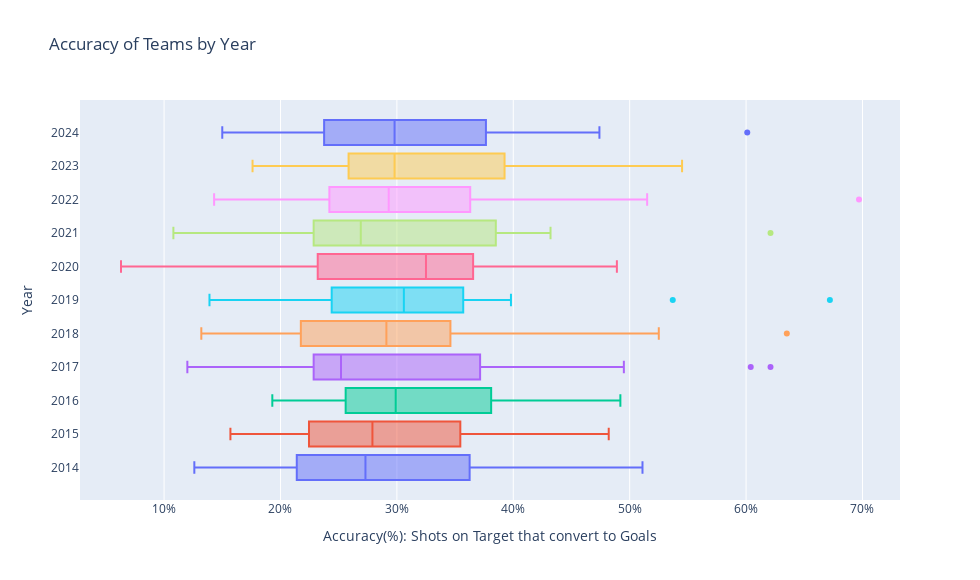

The notebook cell saved with this chart:
### Code cell
outlier_teams = {}

for year in goals_and_shots_seasonal['Year'].unique():
    year_data = goals_and_shots_seasonal[goals_and_shots_seasonal['Year'] == year]
    
    Q3 = year_data['Accuracy'].quantile(0.75)
    Q1 = year_data['Accuracy'].quantile(0.25)
    IQR = Q3 - Q1
    upper_fence = Q3 + 1.5 * IQR
    
    outliers = year_data[year_data['Accuracy'] > upper_fence]
    if not outliers.empty:
        outlier_teams[year] = outliers['Team'].tolist()
    else:
        outlier_teams[year] = []


fig = px.box(goals_and_shots_seasonal, y="Year", x="Accuracy",
             color="Year",
             boxmode="group",
             title="Accuracy of Teams by Year",
             labels={
                 "Accuracy": "Accuracy(%): Shots on Target that convert to Goals"
             })


for i, year in enumerate(sorted(goals_and_shots_seasonal['Year'].unique())):
    year_data = goals_and_shots_seasonal[goals_and_shots_seasonal['Year'] == year]

    Q3 = year_data['Accuracy'].quantile(0.75)
    Q1 = year_data['Accuracy'].quantile(0.25)
    IQR = Q3 - Q1
    upper_fence = Q3 + 1.5 * IQR
    
    customdata = []
    for acc in year_data['Accuracy']:
        if acc > upper_fence:
            team = year_data[year_data['Accuracy'] == acc]['Team'].iloc[0]
            customdata.append(team)
        else:
            customdata.append('')
            
    fig.data[i].customdata = customdata
    fig.data[i].update(
        boxpoints="outliers",
        quartilemethod="inclusive",
        jitter=0,
        orientation='h',
        width=0.75,
        hovertemplate="<b>Team:</b> %{customdata}<br>" +
                     "<b>Accuracy:</b> %{x:.1f}%<extra></extra>"
    )

fig.update_layout(
    height=580,
    width=980,
    xaxis=dict(
        tickmode="array",
        tickvals=[0, 10, 20, 30, 40, 50, 60, 70],
        ticktext=["0%", "10%", "20%", "30%", "40%", "50%", "60%", "70%"],
    ),
    yaxis=dict(
        tickmode="array",
        tickvals=sorted(goals_and_shots_seasonal['Year'].unique()),
        ticktext=[str(year) for year in sorted(goals_and_shots_seasonal['Year'].unique())],
    ),
    showlegend=False,
)

fig.show()

### Figure 1 — Plotly figure (JSON) as saved in the notebook; plotly's stock layout.template omitted (floating-point values rounded to 4 significant figures)
{"data": [{"alignmentgroup": "True", "boxpoints": "outliers", "customdata": ["", "", "", "", "", "", "", "", "", "", "", "", "", "", "", "", "", "", "", "", "", "", ""], "hovertemplate": "<b>Team:</b> %{customdata}<br><b>Accuracy:</b> %{x:.1f}%<extra></extra>", "jitter": 0, "legendgroup": "2014", "marker": {"color": "#636efa"}, "name": "2014", "notched": false, "offsetgroup": "2014", "orientation": "h", "quartilemethod": "inclusive", "showlegend": true, "type": "box", "width": 0.75, "x": [36.5, 20.9, 17.1, 18.5, 46.4, 27.0, 33.5, 20.8, 21.9, 20.7, 49.4, 51.1, 42.2, 23.8, 12.6, 27.3, 41.7, 33.3, 23.3, 36.0, 32.6, 26.4, 29.5], "x0": " ", "xaxis": "x", "y": [2014, 2014, 2014, 2014, 2014, 2014, 2014, 2014, 2014, 2014, 2014, 2014, 2014, 2014, 2014, 2014, 2014, 2014, 2014, 2014, 2014, 2014, 2014], "y0": " ", "yaxis": "y"}, {"alignmentgroup": "True", "boxpoints": "outliers", "customdata": ["", "", "", "", "", "", "", "", "", "", "", "", "", "", "", "", "", "", "", "", "", "", ""], "hovertemplate": "<b>Team:</b> %{customdata}<br><b>Accuracy:</b> %{x:.1f}%<extra></extra>", "jitter": 0, "legendgroup": "2015", "marker": {"color": "#EF553B"}, "name": "2015", "notched": false, "offsetgroup": "2015", "orientation": "h", "quartilemethod": "inclusive", "showlegend": true, "type": "box", "width": 0.75, "x": [41.4, 21.1, 25.9, 17.3, 36.4, 34.5, 36.5, 25.0, 41.8, 27.9, 48.2, 31.7, 21.8, 22.9, 20.0, 34.3, 30.1, 15.7, 22.0, 41.4, 33.8, 23.5, 24.4], "x0": " ", "xaxis": "x", "y": [2015, 2015, 2015, 2015, 2015, 2015, 2015, 2015, 2015, 2015, 2015, 2015, 2015, 2015, 2015, 2015, 2015, 2015, 2015, 2015, 2015, 2015, 2015], "y0": " ", "yaxis": "y"}, {"alignmentgroup": "True", "boxpoints": "outliers", "customdata": ["", "", "", "", "", "", "", "", "", "", "", "", "", "", "", "", "", "", "", "", "", "", ""], "hovertemplate": "<b>Team:</b> %{customdata}<br><b>Accuracy:</b> %{x:.1f}%<extra></extra>", "jitter": 0, "legendgroup": "2016", "marker": {"color": "#00cc96"}, "name": "2016", "notched": false, "offsetgroup": "2016", "orientation": "h", "quartilemethod": "inclusive", "showlegend": true, "type": "box", "width": 0.75, "x": [44.4, 20.0, 34.5, 25.9, 48.8, 27.8, 25.3, 19.3, 33.3, 49.2, 44.5, 40.9, 23.6, 34.2, 27.9, 36.1, 27.0, 26.9, 24.9, 40.1, 21.2, 29.9, 34.1], "x0": " ", "xaxis": "x", "y": [2016, 2016, 2016, 2016, 2016, 2016, 2016, 2016, 2016, 2016, 2016, 2016, 2016, 2016, 2016, 2016, 2016, 2016, 2016, 2016, 2016, 2016, 2016], "y0": " ", "yaxis": "y"}, {"alignmentgroup": "True", "boxpoints": "outliers", "customdata": ["", "", "", "", "Chelsea", "", "", "", "", "", "", "Man City", "", "", "", "", "", "", "", "", "", "", ""], "hovertemplate": "<b>Team:</b> %{customdata}<br><b>Accuracy:</b> %{x:.1f}%<extra></extra>", "jitter": 0, "legendgroup": "2017", "marker": {"color": "#ab63fa"}, "name": "2017", "notched": false, "offsetgroup": "2017", "orientation": "h", "quartilemethod": "inclusive", "showlegend": true, "type": "box", "width": 0.75, "x": [39.4, 27.4, 19.5, 19.1, 62.1, 25.2, 37.3, 23.1, 26.9, 31.4, 41.9, 60.4, 37.0, 13.5, 20.4, 23.3, 25.0, 12.0, 22.6, 49.5, 30.4, 24.8, 25.0], "x0": " ", "xaxis": "x", "y": [2017, 2017, 2017, 2017, 2017, 2017, 2017, 2017, 2017, 2017, 2017, 2017, 2017, 2017, 2017, 2017, 2017, 2017, 2017, 2017, 2017, 2017, 2017], "y0": " ", "yaxis": "y"}, {"alignmentgroup": "True", "boxpoints": "outliers", "customdata": ["", "", "", "", "", "", "", "", "", "", "", "", "Man City", "", "", "", "", "", "", "", "", "", ""], "hovertemplate": "<b>Team:</b> %{customdata}<br><b>Accuracy:</b> %{x:.1f}%<extra></extra>", "jitter": 0, "legendgroup": "2018", "marker": {"color": "#FFA15A"}, "name": "2018", "notched": false, "offsetgroup": "2018", "orientation": "h", "quartilemethod": "inclusive", "showlegend": true, "type": "box", "width": 0.75, "x": [44.8, 30.8, 29.1, 25.2, 20.0, 39.9, 27.5, 29.8, 19.1, 14.0, 31.0, 52.5, 63.5, 38.2, 21.1, 21.3, 13.2, 26.3, 44.6, 30.6, 22.2, 31.0, 26.1], "x0": " ", "xaxis": "x", "y": [2018, 2018, 2018, 2018, 2018, 2018, 2018, 2018, 2018, 2018, 2018, 2018, 2018, 2018, 2018, 2018, 2018, 2018, 2018, 2018, 2018, 2018, 2018], "y0": " ", "yaxis": "y"}, {"alignmentgroup": "True", "boxpoints": "outliers", "customdata": ["", "", "", "", "", "", "", "", "", "", "", "", "Liverpool", "Man City", "", "", "", "", "", "", "", "", ""], "hovertemplate": "<b>Team:</b> %{customdata}<br><b>Accuracy:</b> %{x:.1f}%<extra></extra>", "jitter": 0, "legendgroup": "2019", "marker": {"color": "#19d3f3"}, "name": "2019", "notched": false, "offsetgroup": "2019", "orientation": "h", "quartilemethod": "inclusive", "showlegend": true, "type": "box", "width": 0.75, "x": [36.5, 23.8, 28.4, 20.3, 33.8, 18.1, 32.3, 33.1, 30.7, 18.6, 13.9, 38.9, 67.2, 53.7, 30.6, 30.3, 25.9, 37.7, 30.0, 34.9, 22.7, 25.0, 39.8], "x0": " ", "xaxis": "x", "y": [2019, 2019, 2019, 2019, 2019, 2019, 2019, 2019, 2019, 2019, 2019, 2019, 2019, 2019, 2019, 2019, 2019, 2019, 2019, 2019, 2019, 2019, 2019], "y0": " ", "yaxis": "y"}, {"alignmentgroup": "True", "boxpoints": "outliers", "customdata": ["", "", "", "", "", "", "", "", "", "", "", "", "", "", "", "", "", "", "", "", "", "", ""], "hovertemplate": "<b>Team:</b> %{customdata}<br><b>Accuracy:</b> %{x:.1f}%<extra></extra>", "jitter": 0, "legendgroup": "2020", "marker": {"color": "#FF6692"}, "name": "2020", "notched": false, "offsetgroup": "2020", "orientation": "h", "quartilemethod": "inclusive", "showlegend": true, "type": "box", "width": 0.75, "x": [36.8, 36.7, 24.1, 28.4, 19.9, 44.5, 22.3, 35.1, 19.7, 30.9, 34.6, 45.7, 48.9, 44.5, 24.8, 6.3, 18.8, 34.2, 34.7, 28.0, 16.9, 36.4, 32.5], "x0": " ", "xaxis": "x", "y": [2020, 2020, 2020, 2020, 2020, 2020, 2020, 2020, 2020, 2020, 2020, 2020, 2020, 2020, 2020, 2020, 2020, 2020, 2020, 2020, 2020, 2020, 2020], "y0": " ", "yaxis": "y"}, {"alignmentgroup": "True", "boxpoints": "outliers", "customdata": ["", "", "", "", "", "", "", "", "", "", "", "", "Man City", "", "", "", "", "", "", "", "", "", ""], "hovertemplate": "<b>Team:</b> %{customdata}<br><b>Accuracy:</b> %{x:.1f}%<extra></extra>", "jitter": 0, "legendgroup": "2021", "marker": {"color": "#B6E880"}, "name": "2021", "notched": false, "offsetgroup": "2021", "orientation": "h", "quartilemethod": "inclusive", "showlegend": true, "type": "box", "width": 0.75, "x": [35.1, 25.1, 26.9, 25.7, 22.8, 40.2, 29.1, 24.7, 14.7, 24.6, 40.5, 42.2, 62.1, 37.3, 27.9, 10.8, 12.6, 21.0, 43.2, 31.0, 22.9, 39.7, 20.4], "x0": " ", "xaxis": "x", "y": [2021, 2021, 2021, 2021, 2021, 2021, 2021, 2021, 2021, 2021, 2021, 2021, 2021, 2021, 2021, 2021, 2021, 2021, 2021, 2021, 2021, 2021, 2021], "y0": " ", "yaxis": "y"}, {"alignmentgroup": "True", "boxpoints": "outliers", "customdata": ["", "", "", "", "", "", "", "", "", "", "", "", "", "Man City", "", "", "", "", "", "", "", "", ""], "hovertemplate": "<b>Team:</b> %{customdata}<br><b>Accuracy:</b> %{x:.1f}%<extra></extra>", "jitter": 0, "legendgroup": "2022", "marker": {"color": "#FF97FF"}, "name": "2022", "notched": false, "offsetgroup": "2022", "orientation": "h", "quartilemethod": "inclusive", "showlegend": true, "type": "box", "width": 0.75, "x": [51.5, 30.8, 24.3, 26.9, 34.0, 24.1, 35.6, 29.6, 21.6, 38.2, 25.5, 30.0, 46.7, 69.7, 26.0, 37.0, 16.9, 14.3, 24.7, 41.0, 15.4, 29.3, 24.0], "x0": " ", "xaxis": "x", "y": [2022, 2022, 2022, 2022, 2022, 2022, 2022, 2022, 2022, 2022, 2022, 2022, 2022, 2022, 2022, 2022, 2022, 2022, 2022, 2022, 2022, 2022, 2022], "y0": " ", "yaxis": "y"}, {"alignmentgroup": "True", "boxpoints": "outliers", "customdata": ["", "", "", "", "", "", "", "", "", "", "", "", "", "", "", "", "", "", "", "", "", "", ""], "hovertemplate": "<b>Team:</b> %{customdata}<br><b>Accuracy:</b> %{x:.1f}%<extra></extra>", "jitter": 0, "legendgroup": "2023", "marker": {"color": "#FECB52"}, "name": "2023", "notched": false, "offsetgroup": "2023", "orientation": "h", "quartilemethod": "inclusive", "showlegend": true, "type": "box", "width": 0.75, "x": [54.5, 39.9, 23.4, 34.1, 42.1, 21.1, 26.2, 26.5, 25.4, 27.1, 25.5, 31.2, 39.7, 29.1, 48.2, 30.4, 38.8, 29.8, 17.6, 24.4, 40.9, 31.5, 27.7], "x0": " ", "xaxis": "x", "y": [2023, 2023, 2023, 2023, 2023, 2023, 2023, 2023, 2023, 2023, 2023, 2023, 2023, 2023, 2023, 2023, 2023, 2023, 2023, 2023, 2023, 2023, 2023], "y0": " ", "yaxis": "y"}, {"alignmentgroup": "True", "boxpoints": "outliers", "customdata": ["Arsenal", "", "", "", "", "", "", "", "", "", "", "", "", "", "", "", "", "", "", "", "", "", ""], "hovertemplate": "<b>Team:</b> %{customdata}<br><b>Accuracy:</b> %{x:.1f}%<extra></extra>", "jitter": 0, "legendgroup": "2024", "marker": {"color": "#636efa"}, "name": "2024", "notched": false, "offsetgroup": "2024", "orientation": "h", "quartilemethod": "inclusive", "showlegend": true, "type": "box", "width": 0.75, "x": [60.1, 36.7, 26.3, 30.1, 23.8, 19.4, 40.7, 32.7, 20.3, 31.6, 21.7, 23.7, 47.4, 26.6, 41.9, 30.9, 38.6, 29.8, 20.2, 15.0, 40.8, 26.5, 26.3], "x0": " ", "xaxis": "x", "y": [2024, 2024, 2024, 2024, 2024, 2024, 2024, 2024, 2024, 2024, 2024, 2024, 2024, 2024, 2024, 2024, 2024, 2024, 2024, 2024, 2024, 2024, 2024], "y0": " ", "yaxis": "y"}], "layout": {"boxmode": "group", "height": 580, "legend": {"title": {"text": "Year"}, "tracegroupgap": 0}, "showlegend": false, "title": {"text": "Accuracy of Teams by Year"}, "width": 980, "xaxis": {"anchor": "y", "domain": [0, 1], "tickmode": "array", "ticktext": ["0%", "10%", "20%", "30%", "40%", "50%", "60%", "70%"], "tickvals": [0, 10, 20, 30, 40, 50, 60, 70], "title": {"text": "Accuracy(%): Shots on Target that convert to Goals"}}, "yaxis": {"anchor": "x", "categoryarray": [2024, 2023, 2022, 2021, 2020, 2019, 2018, 2017, 2016, 2015, 2014], "categoryorder": "array", "domain": [0, 1], "tickmode": "array", "ticktext": ["2014", "2015", "2016", "2017", "2018", "2019", "2020", "2021", "2022", "2023", "2024"], "tickvals": [2014, 2015, 2016, 2017, 2018, 2019, 2020, 2021, 2022, 2023, 2024], "title": {"text": "Year"}}}}
